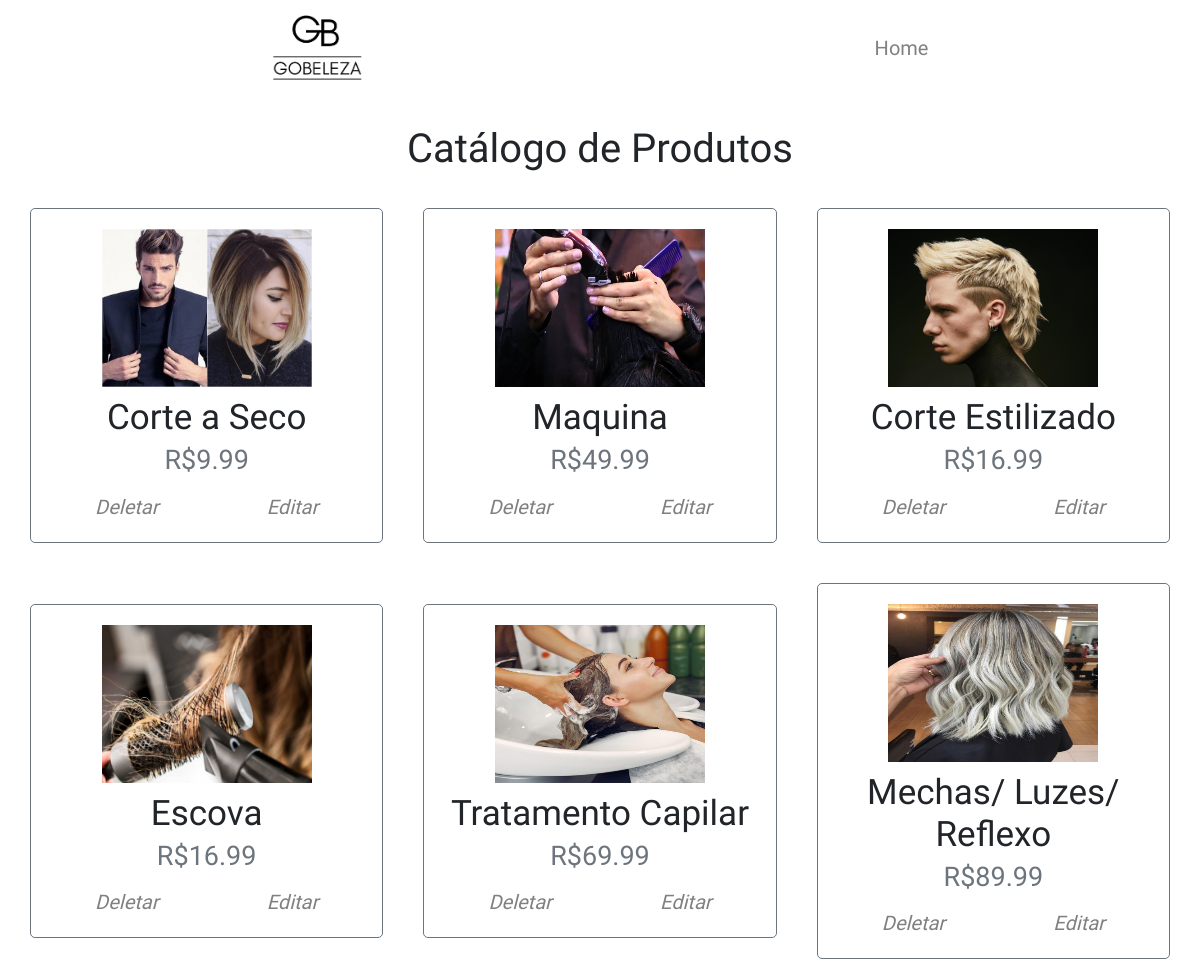
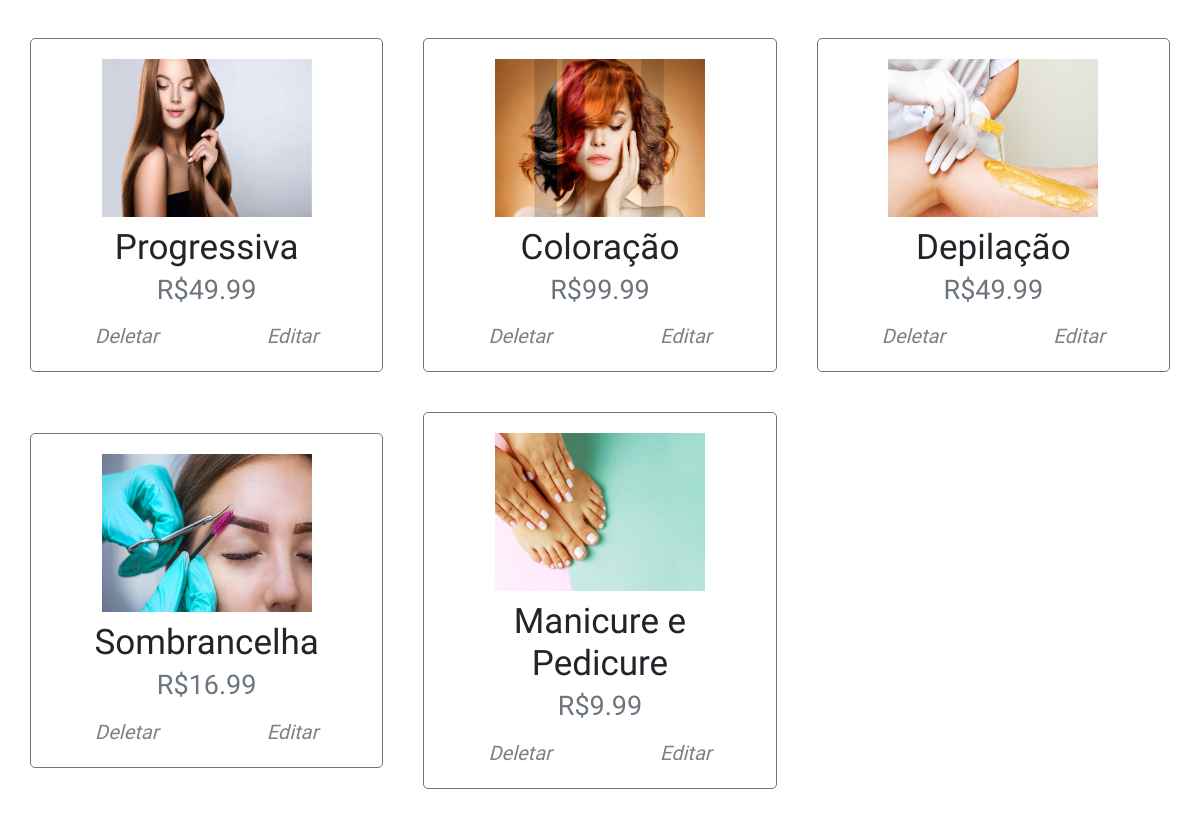
The app's page /projeto_final_final/projeto_final/view/produtos/listar_produtos.php (signed in) with its own data (2 pictures, top to bottom).
### tables this page shows
CREATE TABLE `tbl_produto` (
  `id` int NOT NULL,
  `nome` varchar(300) NOT NULL,
  `imagem` varchar(100) NULL,
  `valor` decimal(10,2) NOT NULL
);

### projeto_final_final/projeto_final/view/produtos/listar_produtos.php (the view, shortened to what this page needs)
<?php
include "../../conn/conex.php";
?>
<!DOCTYPE html>
<html lang="en">
<head>
    <link rel="stylesheet" href="listar_produtos.css">
    <link rel="stylesheet" href="https://cdn.jsdelivr.net/npm/bootstrap@4.0.0/dist/css/bootstrap.min.css">
</head>
<body>
    <div class='containerPage'>
        <header>
            <img class='logo' src='../../assets/logo.png' alt="Logo" />
            <nav>
                <div class='desktopMenu'>
                    <a href="../home/home_admin.php">Home</a>
                </div>
            </nav>
        </header>
        <main>
            <h1 class='title'>Catálogo de Produtos</h1>
            <div class='itens'>
                <?php
                $sql = $pdo->prepare("select * from tbl_produto");
                $result = $sql->execute();
                $rowtabela = $sql->fetchAll();
                if ($sql->rowCount() > 0) {
                    foreach ($rowtabela as $row) {
                        echo" <div class='containerItem'>
                        <img class='imagem' src='" . $row["imagem"] . "' alt='Batom' />
                        <div class='text'>
                            <h2>" . $row['nome'] . "</h2>
                            <h3>R$" . $row['valor'] . "</h3>
                        </div>
                        <div class='buttons'>
                            <a class='delete' href='deletar_produto.php?id=" . $row["id"] . "' ><i class='fas fa-trash'>Deletar</i></a>
                            <a class='edit' href='editar_produtos.php?id=" . $row["id"] . "' ><i class='fas fa-edit'>Editar</i></a>
                        </div>
                    </div>";
                    }
                }
                ?>
                </div>
            </div>
</body>
</html>

### projeto_final_final/projeto_final/view/produtos/listar_produtos.css (style rules this page uses)
a { font-size: 2rem !important; color: gray !important; }
.logo { width: 6rem !important; }
nav { display: flex !important; justify-content: center !important; align-items: center !important; gap: 2rem !important; }
.imagem { width: 210px; height: 158px; }
.containerPage { width: 100% !important; height: 100% !important; display: flex !important; flex-direction: column !important; position: relative !important; }
.itens { display: flex !important; flex-direction: column !important; justify-content: center !important; align-items: center !important; gap: 4rem !important; }
main { width: 100% !important; gap: 3rem !important; display: flex !important; flex-direction: column !important; justify-content: center !important; align-items: center !important; padding: 3rem !important; }
h1 { font-weight: 400 !important; font-size: 4rem !important; }
.desktopMenu { display: flex !important; gap: 2rem !important; }
.desktopMenu>a { font-size: 2rem !important; transition: all .1s ease, transform .3s ease-in-out !important; }
@media screen and (min-width:768px) { .itens { display: grid !important; justify-content: flex-start !important; align-content: center !important; grid-template-columns: repeat(2, 1fr) !important; } }
@media screen and (min-width:1024px) { .itens { grid-template-columns: repeat(3, 1fr) !important; } }
@media screen and (max-width:1920px) { .logo { width: 9rem !important; } }
@media screen and (min-width:768px) { .itens { flex-direction: row !important; flex-wrap: wrap !important; } }
@media screen and (min-width:768px) { header { justify-content: space-around !important; } }
.title { text-align: center !important; width: 100% !important; }
.containerItem { display: flex; flex-direction: column !important; justify-content: center !important; align-items: center !important; border: 1px solid var(--gray) !important; padding: 2rem !important; border-radius: .5rem !important; gap: 1rem !important; }
.text { display: flex; flex-direction: column !important; justify-content: center !important; align-items: center !important; }
h2 { font-weight: 200 !important; font-size: 3.5rem !important; }
h3 { font-weight: 200 !important; font-size: 2.7rem !important; color: var(--gray) !important; }
.buttons { width: 100% !important; display: flex !important; flex-direction: row !important; justify-content: space-around !important; gap: 2rem; align-items: center !important; }

### projeto_final_final/projeto_final/view/css/global.css (style rules this page uses)
:root { --gray: #817B7B; --black: #474747; }
a { color: var(--gray); }
* { padding: 0; margin: 0; box-sizing: border-box; text-overflow: ellipsis; text-decoration: none; list-style: none; scroll-behavior: smooth; font-family: 'Teko', sans-serif; }
html,body { font-size: 62.5%; }

### projeto_final_final/projeto_final/view/css/header.css (style rules this page uses)
header { padding: 1.5rem !important; width: 100% !important; display: flex !important; justify-content: space-between !important; align-items: center !important; overflow-x: hidden !important; }

### projeto_final_final/projeto_final/view/produtos/listar_produtos.php (style rules this page uses)
h2,h3 { text-align: center !important; }

### records on screen
tbl_produto: imagem (picture), nome "Corte a Seco", valor "9.99"
tbl_produto: imagem (picture), nome "Maquina", valor "49.99"
tbl_produto: imagem (picture), nome "Corte Estilizado", valor "16.99"
tbl_produto: imagem (picture), nome "Escova", valor "16.99"
tbl_produto: imagem (picture), nome "Tratamento Capilar", valor "69.99"
tbl_produto: imagem (picture), nome "Mechas/ Luzes/ Reflexo", valor "89.99"
tbl_produto: imagem (picture), nome "Progressiva", valor "49.99"
tbl_produto: imagem (picture), nome "Coloração", valor "99.99"
tbl_produto: imagem (picture), nome "Depilação", valor "49.99"
tbl_produto: imagem (picture), nome "Sombrancelha", valor "16.99"
tbl_produto: imagem (picture), nome "Manicure e Pedicure", valor "9.99"
